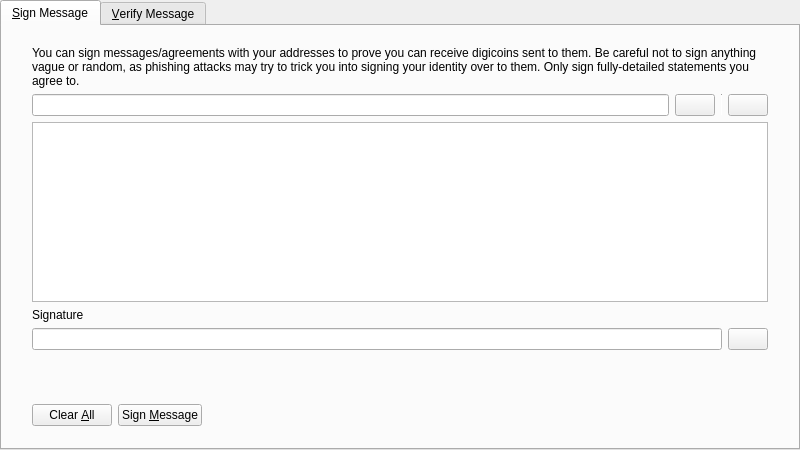
<?xml version="1.0" encoding="UTF-8"?>
<ui version="4.0">
 <class>SignVerifyMessageDialog</class>
 <widget class="QDialog" name="SignVerifyMessageDialog">
  <property name="geometry">
   <rect>
    <x>0</x>
    <y>0</y>
    <width>800</width>
    <height>450</height>
   </rect>
  </property>
  <property name="windowTitle">
   <string>Signatures - Sign / Verify a Message</string>
  </property>
  <property name="modal">
   <bool>true</bool>
  </property>
  <layout class="QVBoxLayout" name="verticalLayout">
   <property name="leftMargin">
    <number>0</number>
   </property>
   <property name="topMargin">
    <number>0</number>
   </property>
   <property name="rightMargin">
    <number>0</number>
   </property>
   <property name="bottomMargin">
    <number>0</number>
   </property>
   <item>
    <widget class="QTabWidget" name="tabWidget">
     <property name="currentIndex">
      <number>0</number>
     </property>
     <widget class="QWidget" name="tabSignMessage">
      <attribute name="title">
       <string>&amp;Sign Message</string>
      </attribute>
      <layout class="QVBoxLayout" name="verticalLayout_SM">
       <property name="leftMargin">
        <number>0</number>
       </property>
       <property name="topMargin">
        <number>0</number>
       </property>
       <property name="rightMargin">
        <number>0</number>
       </property>
       <property name="bottomMargin">
        <number>0</number>
       </property>
       <item>
        <layout class="QVBoxLayout" name="verticalLayout_3">
         <property name="leftMargin">
          <number>30</number>
         </property>
         <property name="topMargin">
          <number>20</number>
         </property>
         <property name="rightMargin">
          <number>30</number>
         </property>
         <property name="bottomMargin">
          <number>20</number>
         </property>
         <item>
          <widget class="QLabel" name="infoLabel_SM">
           <property name="text">
            <string>You can sign messages/agreements with your addresses to prove you can receive digicoins sent to them. Be careful not to sign anything vague or random, as phishing attacks may try to trick you into signing your identity over to them. Only sign fully-detailed statements you agree to.</string>
           </property>
           <property name="textFormat">
            <enum>Qt::PlainText</enum>
           </property>
           <property name="wordWrap">
            <bool>true</bool>
           </property>
          </widget>
         </item>
         <item>
          <layout class="QHBoxLayout" name="horizontalLayout_1_SM">
           <property name="spacing">
            <number>6</number>
           </property>
           <item>
            <widget class="QValidatedLineEdit" name="addressIn_SM">
             <property name="toolTip">
              <string>The DigiCoin address to sign the message with</string>
             </property>
            </widget>
           </item>
           <item>
            <widget class="QPushButton" name="addressBookButton_SM">
             <property name="toolTip">
              <string>Choose previously used address</string>
             </property>
             <property name="text">
              <string/>
             </property>
             <property name="icon">
              <iconset resource="../bitcoin.qrc">
               <normaloff>:/icons/address-book</normaloff>:/icons/address-book</iconset>
             </property>
             <property name="shortcut">
              <string>Alt+A</string>
             </property>
             <property name="autoDefault">
              <bool>false</bool>
             </property>
            </widget>
           </item>
           <item>
            <widget class="Line" name="vLine">
             <property name="maximumSize">
              <size>
               <width>1</width>
               <height>22</height>
              </size>
             </property>
             <property name="orientation">
              <enum>Qt::Vertical</enum>
             </property>
            </widget>
           </item>
           <item>
            <widget class="QPushButton" name="pasteButton_SM">
             <property name="toolTip">
              <string>Paste address from clipboard</string>
             </property>
             <property name="text">
              <string/>
             </property>
             <property name="icon">
              <iconset resource="../bitcoin.qrc">
               <normaloff>:/icons/editpaste</normaloff>:/icons/editpaste</iconset>
             </property>
             <property name="shortcut">
              <string>Alt+P</string>
             </property>
             <property name="autoDefault">
              <bool>false</bool>
             </property>
            </widget>
           </item>
          </layout>
         </item>
         <item>
          <widget class="QPlainTextEdit" name="messageIn_SM">
           <property name="toolTip">
            <string>Enter the message you want to sign here</string>
           </property>
          </widget>
         </item>
         <item>
          <widget class="QLabel" name="signatureLabel_SM">
           <property name="text">
            <string>Signature</string>
           </property>
           <property name="textFormat">
            <enum>Qt::PlainText</enum>
           </property>
          </widget>
         </item>
         <item>
          <layout class="QHBoxLayout" name="horizontalLayout_2_SM">
           <property name="spacing">
            <number>6</number>
           </property>
           <item>
            <widget class="QLineEdit" name="signatureOut_SM">
             <property name="font">
              <font>
               <italic>true</italic>
              </font>
             </property>
             <property name="readOnly">
              <bool>true</bool>
             </property>
            </widget>
           </item>
           <item>
            <widget class="QPushButton" name="copySignatureButton_SM">
             <property name="toolTip">
              <string>Copy the current signature to the system clipboard</string>
             </property>
             <property name="text">
              <string/>
             </property>
             <property name="icon">
              <iconset resource="../bitcoin.qrc">
               <normaloff>:/icons/editcopy</normaloff>:/icons/editcopy</iconset>
             </property>
             <property name="autoDefault">
              <bool>false</bool>
             </property>
            </widget>
           </item>
          </layout>
         </item>
        </layout>
       </item>
       <item>
        <widget class="QWidget" name="buttonsContainerWhite" native="true">
         <layout class="QHBoxLayout" name="horizontalLayout">
          <property name="leftMargin">
           <number>30</number>
          </property>
          <property name="topMargin">
           <number>15</number>
          </property>
          <property name="rightMargin">
           <number>30</number>
          </property>
          <item>
           <widget class="QPushButton" name="clearButton_SM">
            <property name="toolTip">
             <string>Reset all sign message fields</string>
            </property>
            <property name="text">
             <string>Clear &amp;All</string>
            </property>
            <property name="icon">
             <iconset resource="../bitcoin.qrc">
              <normaloff>:/icons/remove</normaloff>:/icons/remove</iconset>
            </property>
            <property name="autoDefault">
             <bool>false</bool>
            </property>
           </widget>
          </item>
          <item>
           <widget class="QPushButton" name="signMessageButton_SM">
            <property name="toolTip">
             <string>Sign the message to prove you own this DigiCoin address</string>
            </property>
            <property name="text">
             <string>Sign &amp;Message</string>
            </property>
            <property name="icon">
             <iconset resource="../bitcoin.qrc">
              <normaloff>:/icons/edit</normaloff>:/icons/edit</iconset>
            </property>
            <property name="autoDefault">
             <bool>false</bool>
            </property>
           </widget>
          </item>
          <item>
           <spacer name="horizontalSpacer_1_SM">
            <property name="orientation">
             <enum>Qt::Horizontal</enum>
            </property>
            <property name="sizeHint" stdset="0">
             <size>
              <width>40</width>
              <height>48</height>
             </size>
            </property>
           </spacer>
          </item>
          <item>
           <widget class="QLabel" name="statusLabel_SM">
            <property name="font">
             <font>
              <weight>75</weight>
              <bold>true</bold>
             </font>
            </property>
            <property name="text">
             <string/>
            </property>
            <property name="wordWrap">
             <bool>true</bool>
            </property>
           </widget>
          </item>
          <item>
           <spacer name="horizontalSpacer_2_SM">
            <property name="orientation">
             <enum>Qt::Horizontal</enum>
            </property>
            <property name="sizeHint" stdset="0">
             <size>
              <width>40</width>
              <height>48</height>
             </size>
            </property>
           </spacer>
          </item>
         </layout>
        </widget>
       </item>
      </layout>
     </widget>
     <widget class="QWidget" name="tabVerifyMessage">
      <attribute name="title">
       <string>&amp;Verify Message</string>
      </attribute>
      <layout class="QVBoxLayout" name="verticalLayout_VM">
       <property name="leftMargin">
        <number>0</number>
       </property>
       <property name="topMargin">
        <number>0</number>
       </property>
       <property name="rightMargin">
        <number>0</number>
       </property>
       <property name="bottomMargin">
        <number>0</number>
       </property>
       <item>
        <layout class="QVBoxLayout" name="verticalLayout_2">
         <property name="leftMargin">
          <number>30</number>
         </property>
         <property name="topMargin">
          <number>20</number>
         </property>
         <property name="rightMargin">
          <number>30</number>
         </property>
         <property name="bottomMargin">
          <number>20</number>
         </property>
         <item>
          <widget class="QLabel" name="infoLabel_VM">
           <property name="text">
            <string>Enter the receiver's address, message (ensure you copy line breaks, spaces, tabs, etc. exactly) and signature below to verify the message. Be careful not to read more into the signature than what is in the signed message itself, to avoid being tricked by a man-in-the-middle attack. Note that this only proves the signing party receives with the address, it cannot prove sendership of any transaction!</string>
           </property>
           <property name="textFormat">
            <enum>Qt::PlainText</enum>
           </property>
           <property name="alignment">
            <set>Qt::AlignLeading|Qt::AlignLeft|Qt::AlignTop</set>
           </property>
           <property name="wordWrap">
            <bool>true</bool>
           </property>
          </widget>
         </item>
         <item>
          <layout class="QHBoxLayout" name="horizontalLayout_1_VM">
           <property name="spacing">
            <number>6</number>
           </property>
           <item>
            <widget class="QValidatedLineEdit" name="addressIn_VM">
             <property name="toolTip">
              <string>The DigiCoin address the message was signed with</string>
             </property>
            </widget>
           </item>
           <item>
            <widget class="QPushButton" name="addressBookButton_VM">
             <property name="toolTip">
              <string>Choose previously used address</string>
             </property>
             <property name="text">
              <string/>
             </property>
             <property name="icon">
              <iconset resource="../bitcoin.qrc">
               <normaloff>:/icons/address-book</normaloff>:/icons/address-book</iconset>
             </property>
             <property name="shortcut">
              <string>Alt+A</string>
             </property>
             <property name="autoDefault">
              <bool>false</bool>
             </property>
            </widget>
           </item>
          </layout>
         </item>
         <item>
          <widget class="QPlainTextEdit" name="messageIn_VM"/>
         </item>
         <item>
          <widget class="QValidatedLineEdit" name="signatureIn_VM"/>
         </item>
        </layout>
       </item>
       <item>
        <widget class="QWidget" name="buttonsContainerWhite_" native="true">
         <layout class="QHBoxLayout" name="horizontalLayout_2">
          <property name="leftMargin">
           <number>30</number>
          </property>
          <property name="topMargin">
           <number>15</number>
          </property>
          <property name="rightMargin">
           <number>30</number>
          </property>
          <item>
           <widget class="QPushButton" name="clearButton_VM">
            <property name="toolTip">
             <string>Reset all verify message fields</string>
            </property>
            <property name="text">
             <string>Clear &amp;All</string>
            </property>
            <property name="icon">
             <iconset resource="../bitcoin.qrc">
              <normaloff>:/icons/remove</normaloff>:/icons/remove</iconset>
            </property>
            <property name="autoDefault">
             <bool>false</bool>
            </property>
           </widget>
          </item>
          <item>
           <widget class="QPushButton" name="verifyMessageButton_VM">
            <property name="toolTip">
             <string>Verify the message to ensure it was signed with the specified DigiCoin address</string>
            </property>
            <property name="text">
             <string>Verify &amp;Message</string>
            </property>
            <property name="icon">
             <iconset resource="../bitcoin.qrc">
              <normaloff>:/icons/transaction_0</normaloff>:/icons/transaction_0</iconset>
            </property>
            <property name="autoDefault">
             <bool>false</bool>
            </property>
           </widget>
          </item>
          <item>
           <spacer name="horizontalSpacer_1_VM">
            <property name="orientation">
             <enum>Qt::Horizontal</enum>
            </property>
            <property name="sizeHint" stdset="0">
             <size>
              <width>40</width>
              <height>48</height>
             </size>
            </property>
           </spacer>
          </item>
          <item>
           <widget class="QLabel" name="statusLabel_VM">
            <property name="font">
             <font>
              <weight>75</weight>
              <bold>true</bold>
             </font>
            </property>
            <property name="text">
             <string/>
            </property>
            <property name="wordWrap">
             <bool>true</bool>
            </property>
           </widget>
          </item>
          <item>
           <spacer name="horizontalSpacer_2_VM">
            <property name="orientation">
             <enum>Qt::Horizontal</enum>
            </property>
            <property name="sizeHint" stdset="0">
             <size>
              <width>40</width>
              <height>48</height>
             </size>
            </property>
           </spacer>
          </item>
         </layout>
        </widget>
       </item>
      </layout>
     </widget>
    </widget>
   </item>
  </layout>
 </widget>
 <customwidgets>
  <customwidget>
   <class>QValidatedLineEdit</class>
   <extends>QLineEdit</extends>
   <header>qt/qvalidatedlineedit.h</header>
  </customwidget>
 </customwidgets>
 <resources>
  <include location="../bitcoin.qrc"/>
 </resources>
 <connections/>
</ui>
